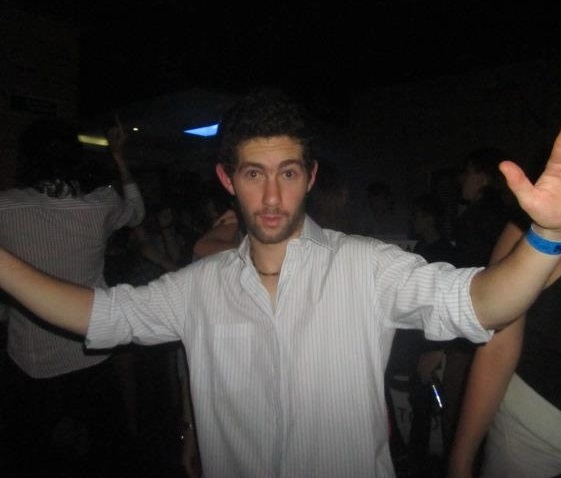
%> input picture lab3_hybrid/Hibrido/Hibrido1/Imagen2.bmp, 561 x 478 px
$ octave GenerarHibrido.m   (GNU Octave 9; MATLAB toolbox functions it lacks are replaced by stand-ins)
%> lines starting %> are read from the running program, lines starting %| are printed output that depends on the picture
close all
clear all
clc

addpath(genpath('data.tar')) % Agrega la carpeta
I1=imread('Imagen2.bmp'); % Imagen 1
%> I1 is the input picture: size 478x561x3 uint8; mean R, G, B 56.1, 52.4, 50.1
[M1, N1, ~]=size(I1);
%> M1 = 478; N1 = 561
I2=imread('Imagen1.bmp'); % Imagen 2
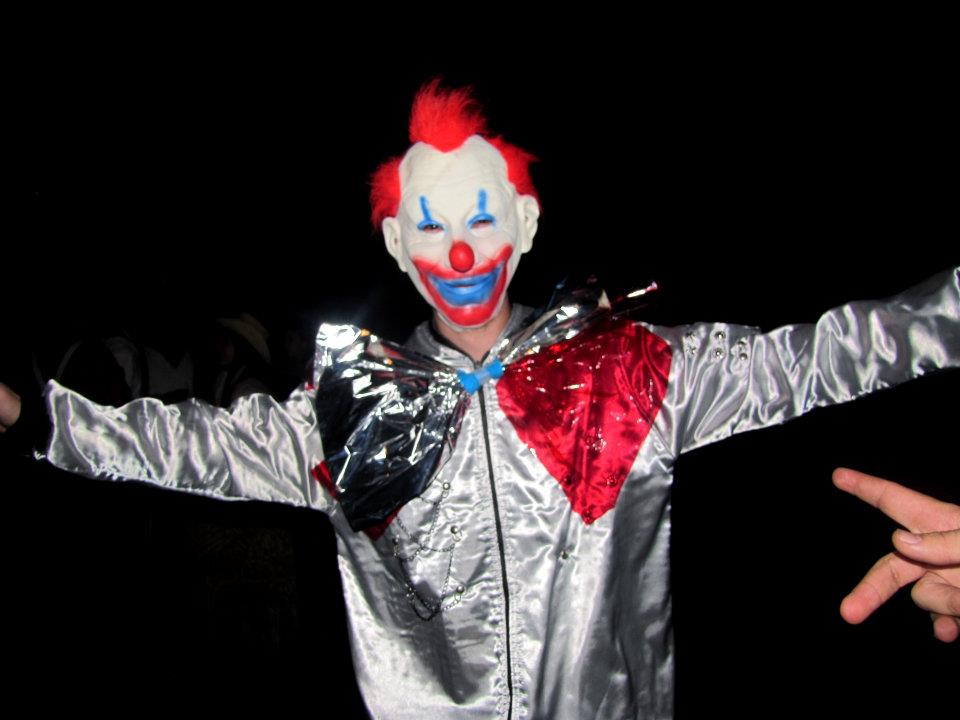
%> input picture lab3_hybrid/Hibrido/Hibrido1/Imagen1.bmp, 960 x 720 px
%> I2 is the input picture: size 720x960x3 uint8; mean R, G, B 49.6, 41.1, 42.8
[M2, N2, ~]=size(I2);
%> M2 = 720; N2 = 960
if M1>M2
   I1=imresize(I1, [M2, N2]);
else
    I2=imresize(I2, [M1, N1]);
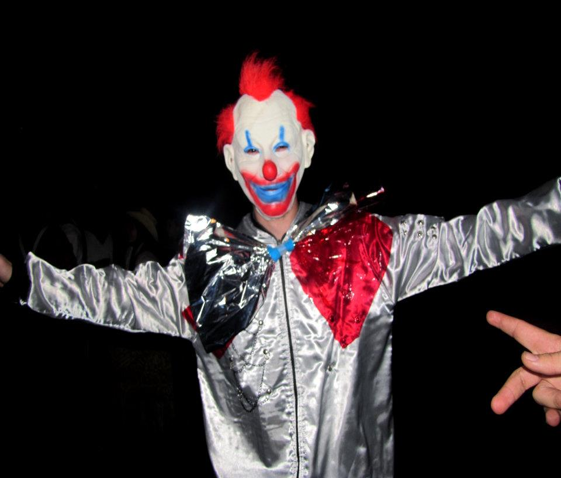
%> I2: size 478x561x3 uint8; mean R, G, B 49.6, 41.1, 42.8
end
corte1=17; % Par醡etro imagen 1
corte2=17; % Par醡etro imagen 2
tamano=31;
filtro1=fspecial('gaussian',tamano, corte1); % Filtro 1
filtro2=fspecial('gaussian',tamano, corte2); % Filtro 2
I1filt=imfilter(I1,filtro1); % Imagen 1 filtrada
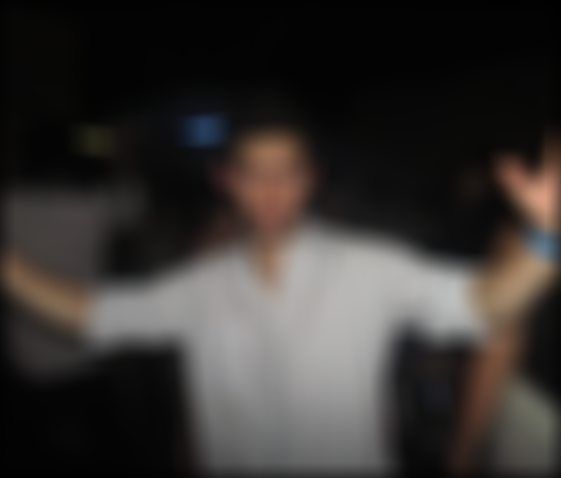
%> I1filt: size 478x561x3 uint8; mean R, G, B 55.2, 51.6, 49.4
I2filt=I2-imfilter(I2,filtro2); % Imagen 2 filtrada
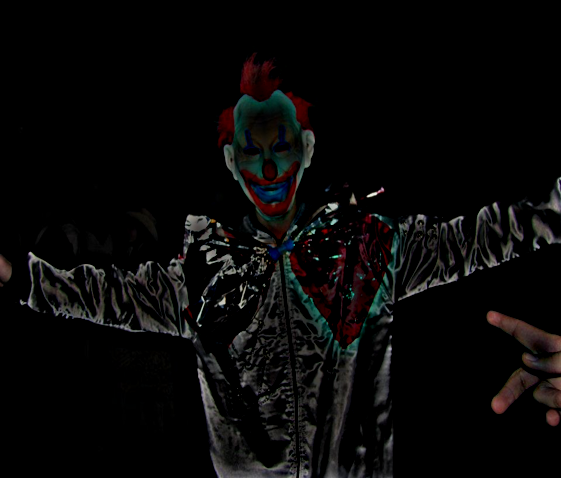
%> I2filt: size 478x561x3 uint8; mean R, G, B 8.7, 8.1, 7.9
%imshow(I1filt);
%figure, imshow(I2filt);

%Im醙en h韇rida
H=I1filt+I2filt;

%Pir醡ide
H1 = impyramid(H, 'reduce');
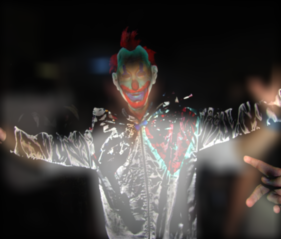
%> H1: size 239x281x3 uint8; mean R, G, B 63.7, 59.5, 57.1
H2 = impyramid(H1, 'reduce');
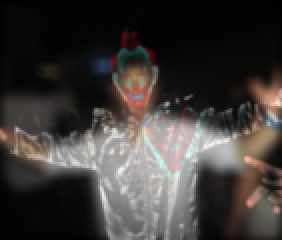
%> H2: size 120x141x3 uint8 (shown 2 times larger); mean R, G, B 63.4, 59.2, 56.8
H3 = impyramid(H2, 'reduce');
H4 = impyramid(H3, 'reduce');
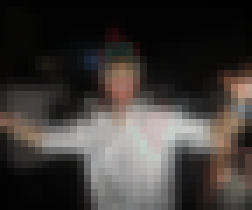
%> H4: size 30x36x3 uint8 (shown 7 times larger); mean R, G, B 62.4, 58.1, 55.7

%Visualizaci髇
figure, imshow(H)
figure, imshow(H1)
figure, imshow(H2)
figure, imshow(H3)
figure, imshow(H4)

imwrite(H, 'Hibrida.jpg');
imwrite(H1, 'Piramide1.jpg');
imwrite(H2, 'Piramide2.jpg');
imwrite(H3, 'Piramide3.jpg');
imwrite(H4, 'Piramide4.jpg');
